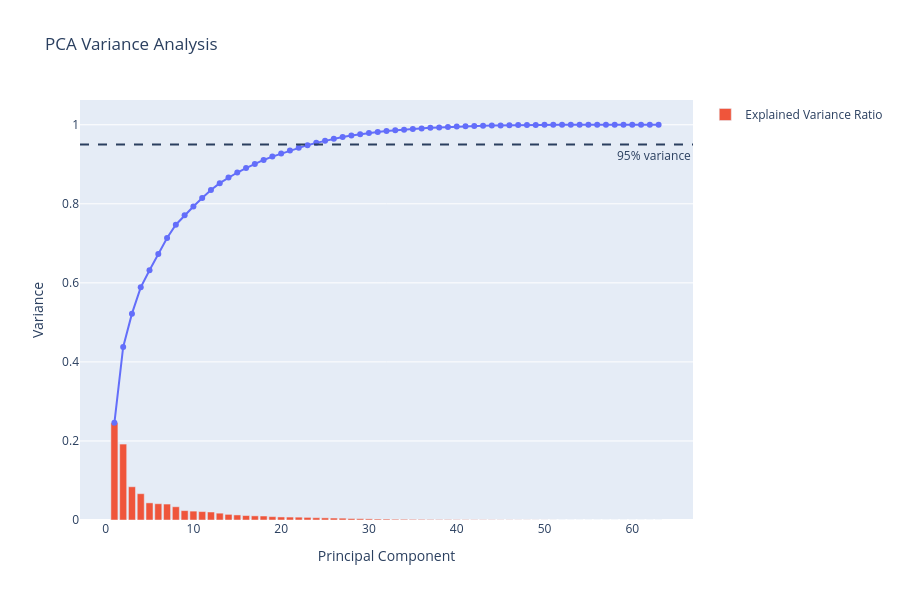

Here is the notebook cell this chart was saved with:
### Code cell
fig = px.line(
    df_var,
    x="component",
    y="cumulative_explained_variance",
    markers=True,
    title="PCA Variance Analysis"
)

fig.add_bar(
    x=df_var["component"],
    y=df_var["explained_variance_ratio"],
    name="Explained Variance Ratio"
)

fig.add_hline(
    y=0.95,
    line_dash="dash",
    annotation_text="95% variance",
    annotation_position="bottom right"
)

fig.update_layout(
    xaxis_title="Principal Component",
    yaxis_title="Variance",
    height=600
)

fig.show()

### Figure 1 — Plotly figure (JSON) as saved in the notebook; plotly's stock layout.template omitted (floating-point values rounded to 4 significant figures)
{"data": [{"hovertemplate": "component=%{x}<br>cumulative_explained_variance=%{y}<extra></extra>", "legendgroup": "", "line": {"color": "#636efa", "dash": "solid"}, "marker": {"symbol": "circle"}, "mode": "lines+markers", "name": "", "orientation": "v", "showlegend": false, "type": "scatter", "x": [1, 2, 3, 4, 5, 6, 7, 8, 9, 10, 11, 12, 13, 14, 15, 16, 17, 18, 19, 20, 21, 22, 23, 24, 25, 26, 27, 28, 29, 30, 31, 32, 33, 34, 35, 36, 37, 38, 39, 40, 41, 42, 43, 44, 45, 46, 47, 48, 49, 50, 51, 52, 53, 54, 55, 56, 57, 58, 59, 60, 61, 62, 63], "xaxis": "x", "y": [0.2459, 0.438, 0.5221, 0.5887, 0.632, 0.6732, 0.7136, 0.7471, 0.7708, 0.7933, 0.8146, 0.8348, 0.8521, 0.8664, 0.8792, 0.8904, 0.9009, 0.9109, 0.9195, 0.9272, 0.9346, 0.9417, 0.9484, 0.9542, 0.9596, 0.9645, 0.9692, 0.9729, 0.9762, 0.9791, 0.9816, 0.9839, 0.9858, 0.9877, 0.9893, 0.9908, 0.9922, 0.9933, 0.9944, 0.9953, 0.9961, 0.9968, 0.9974, 0.9979, 0.9984, 0.9988, 0.9992, 0.9994, 0.9996, 0.9998, 0.9999, 0.9999, 1.0, 1.0, 1.0, 1.0, 1.0, 1.0, 1.0, 1.0, 1.0, 1.0, 1.0], "yaxis": "y"}, {"name": "Explained Variance Ratio", "type": "bar", "x": [1, 2, 3, 4, 5, 6, 7, 8, 9, 10, 11, 12, 13, 14, 15, 16, 17, 18, 19, 20, 21, 22, 23, 24, 25, 26, 27, 28, 29, 30, 31, 32, 33, 34, 35, 36, 37, 38, 39, 40, 41, 42, 43, 44, 45, 46, 47, 48, 49, 50, 51, 52, 53, 54, 55, 56, 57, 58, 59, 60, 61, 62, 63], "y": [0.2459, 0.1921, 0.08412, 0.06657, 0.04336, 0.04118, 0.04036, 0.03352, 0.02374, 0.02248, 0.02129, 0.02023, 0.0173, 0.01424, 0.01281, 0.0112, 0.01048, 0.01007, 0.008523, 0.007685, 0.007403, 0.007193, 0.006609, 0.005816, 0.005414, 0.004932, 0.004636, 0.003743, 0.003321, 0.002874, 0.002463, 0.002351, 0.001942, 0.001815, 0.001602, 0.001554, 0.001334, 0.001151, 0.001106, 0.0008644, 0.0008025, 0.0006816, 0.0006232, 0.0005556, 0.0004664, 0.0004444, 0.0003013, 0.0002519, 0.0002161, 0.0001393, 0.0001078, 7.156e-05, 6.313e-05, 1.131e-16, 9.904e-17, 7.073e-17, 4.441e-17, 2.699e-17, 1.206e-17, 8.743e-18, 5.41e-18, 0.0, 0.0]}], "layout": {"annotations": [{"showarrow": false, "text": "95% variance", "x": 1, "xanchor": "right", "xref": "x domain", "y": 0.95, "yanchor": "top", "yref": "y"}], "height": 600, "legend": {"tracegroupgap": 0}, "shapes": [{"line": {"dash": "dash"}, "type": "line", "x0": 0, "x1": 1, "xref": "x domain", "y0": 0.95, "y1": 0.95, "yref": "y"}], "title": {"text": "PCA Variance Analysis"}, "xaxis": {"anchor": "y", "domain": [0, 1], "title": {"text": "Principal Component"}}, "yaxis": {"anchor": "x", "domain": [0, 1], "title": {"text": "Variance"}}}}
